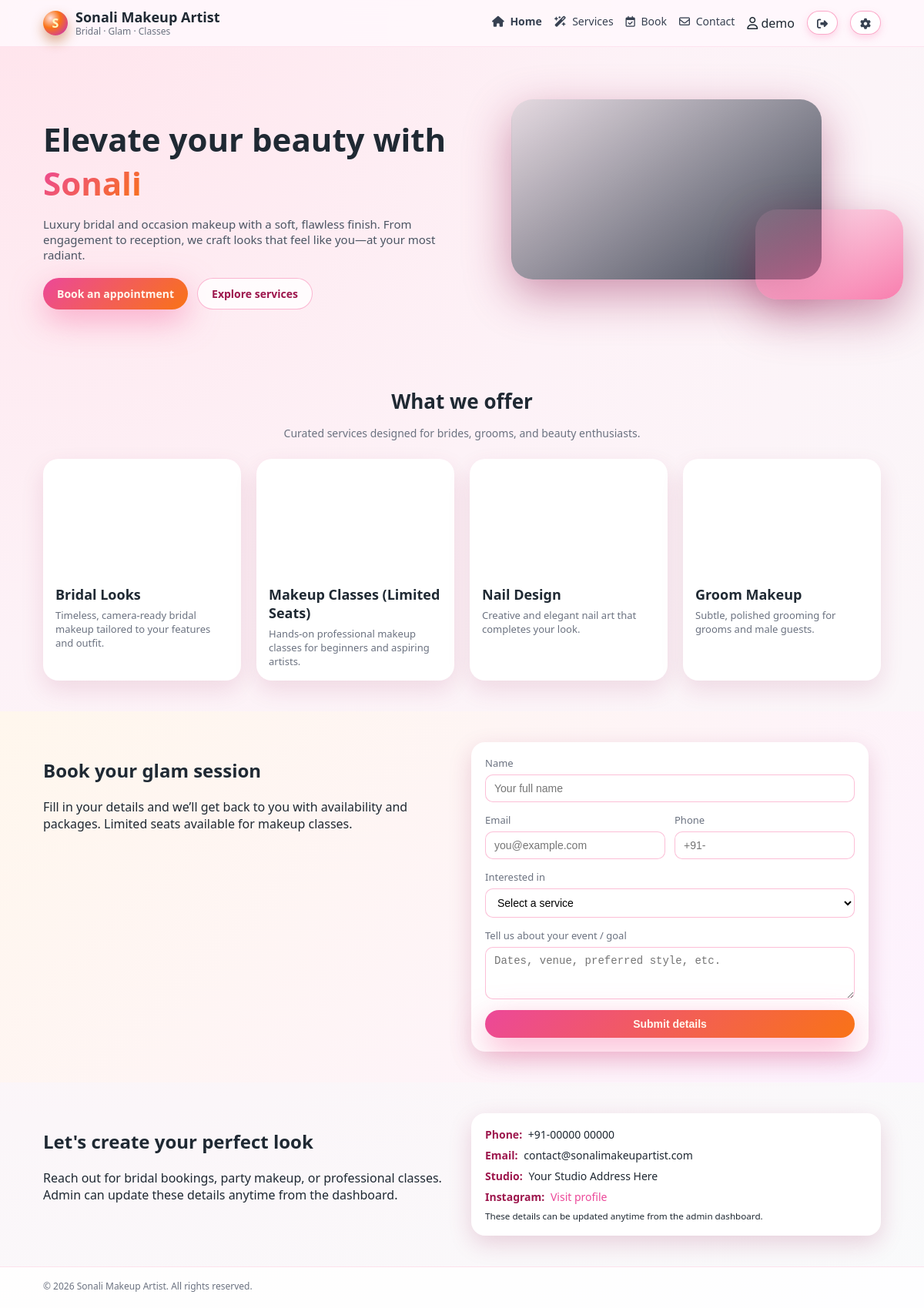
The page /index.php (signed in) on the database its author committed.
### tables this page shows
CREATE TABLE IF NOT EXISTS services (
    id INT AUTO_INCREMENT PRIMARY KEY,
    title VARCHAR(100) NOT NULL,
    description TEXT,
    image_url VARCHAR(255),
    is_active TINYINT(1) DEFAULT 1,
    sort_order INT DEFAULT 0
);

CREATE TABLE IF NOT EXISTS contact_settings (
    id INT AUTO_INCREMENT PRIMARY KEY,
    headline VARCHAR(150) DEFAULT 'Get in touch with Sonali',
    description TEXT,
    phone VARCHAR(50),
    email VARCHAR(100),
    address VARCHAR(255),
    instagram VARCHAR(150),
    updated_at TIMESTAMP DEFAULT CURRENT_TIMESTAMP ON UPDATE CURRENT_TIMESTAMP
);

### index.php (the view, shortened to what this page needs)
<?php
require_once __DIR__ . '/db.php';
$services_stmt = $mysqli->prepare('SELECT id, title, description, image_url FROM services WHERE is_active = 1 ORDER BY sort_order, id');
$services_stmt->execute();
$services_result = $services_stmt->get_result();
$services = $services_result->fetch_all(MYSQLI_ASSOC);
$contact_stmt = $mysqli->prepare('SELECT * FROM contact_settings ORDER BY id LIMIT 1');
$contact_stmt->execute();
$contact = $contact_stmt->get_result()->fetch_assoc();
?>
<!DOCTYPE html>
<html lang="en">
<head>
    <link rel="stylesheet" href="style.css">
    <link rel="stylesheet" href="https://cdnjs.cloudflare.com/ajax/libs/font-awesome/6.5.1/css/all.min.css">
</head>
<body class="site-body">
    <header class="site-header">
        <div class="container">
            <div class="brand">
                <span class="brand-mark">S</span>
                <div class="brand-text">
                    <div class="brand-name">Sonali Makeup Artist</div>
                    <div class="brand-tagline">Bridal · Glam · Classes</div>
                </div>
            </div>
            <nav class="nav">
                <a href="index.php" class="nav-active"><i class="fa-solid fa-house nav-icon"></i> Home</a>
                <a href="services.php"><i class="fa-solid fa-wand-magic-sparkles nav-icon"></i> Services</a>
                <a href="#book"><i class="fa-regular fa-calendar-check nav-icon"></i> Book</a>
                <a href="#contact"><i class="fa-regular fa-envelope nav-icon"></i> Contact</a>
                <span class="nav-user"><i class="fa-regular fa-user"></i> <?= htmlspecialchars($_SESSION['user_username'] ?? '') ?></span>
                <a href="user_logout.php" class="nav-admin"><i class="fa-solid fa-right-from-bracket"></i></a>
                <a href="login.php" class="nav-admin"><i class="fa-solid fa-gear"></i></a>
            </nav>
        </div>
    </header>
    <main>
        <section class="hero">
            <div class="container hero-grid">
                <div class="hero-text">
                    <h1>Elevate your beauty with <span>Sonali</span></h1>
                    <p>
                        Luxury bridal and occasion makeup with a soft, flawless finish.
                        From engagement to reception, we craft looks that feel like you—at your most radiant.
                    </p>
                    <div class="hero-actions">
                        <a href="#book" class="btn-primary">Book an appointment</a>
                        <a href="#services" class="btn-ghost">Explore services</a>
                    </div>
                </div>
                <div class="hero-visual">
                    <div class="hero-card hero-card-main"></div>
                    <div class="hero-card hero-card-secondary"></div>
                </div>
            </div>
        </section>
        <section id="services" class="section">
            <div class="container">
                <div class="section-header">
                    <h2>What we offer</h2>
                    <p>Curated services designed for brides, grooms, and beauty enthusiasts.</p>
                </div>
                <div class="card-grid">
                    <?php foreach ($services as $service): ?>
                        <article class="service-card">
                            <div class="service-image" style="background-image: url('<?=
                                htmlspecialchars($service['image_url'] ?: 'images/placeholder.jpg', ENT_QUOTES)
                            ?>');"></div>
                            <div class="service-body">
                                <h3><?= htmlspecialchars($service['title']) ?></h3>
                                <p><?= htmlspecialchars($service['description']) ?></p>
                            </div>
                        </article>
                    <?php endforeach; ?>
                </div>
            </div>
        </section>
        <section id="book" class="section section-alt">
            <div class="container two-column">
                <div>
                    <h2>Book your glam session</h2>
                    <p>
                        Fill in your details and we’ll get back to you with availability and packages.
                        Limited seats available for makeup classes.
                    </p>
                </div>
                <form class="card form-card" method="post" action="save_user.php">
                    <div class="field">
                        <label for="name">Name</label>
                        <input type="text" id="name" name="name" required placeholder="Your full name">
                    </div>
                    <div class="field-grid">
                        <div class="field">
                            <label for="email">Email</label>
                            <input type="email" id="email" name="email" placeholder="you@example.com">
                        </div>
                        <div class="field">
                            <label for="phone">Phone</label>
                            <input type="text" id="phone" name="phone" placeholder="+91-">
                        </div>
                    </div>
                    <div class="field">
                        <label for="preferred_service">Interested in</label>
                        <select id="preferred_service" name="preferred_service">
                            <option value="">Select a service</option>
                        </select>
                    </div>
                    <div class="field">
                        <label for="message">Tell us about your event / goal</label>
                        <textarea id="message" name="message" rows="3" placeholder="Dates, venue, preferred style, etc."></textarea>
                    </div>
                    <button type="submit" class="btn-primary full-width">Submit details</button>
                </form>
            </div>
        </section>
        <section id="contact" class="section">
            <div class="container two-column">
                <div>
                    <h2><?= htmlspecialchars($contact['headline'] ?? 'Contact Sonali') ?></h2>
                    <p><?= htmlspecialchars($contact['description'] ?? 'Admin can update this section from the dashboard.') ?></p>
                </div>
                <div class="contact-details card">
                    <?php if (!empty($contact['phone'])): ?>
                        <div><span>Phone:</span> <?= htmlspecialchars($contact['phone']) ?></div>
                    <?php endif; ?>
                    <?php if (!empty($contact['email'])): ?>
                        <div><span>Email:</span> <?= htmlspecialchars($contact['email']) ?></div>
                    <?php endif; ?>
                    <?php if (!empty($contact['address'])): ?>
                        <div><span>Studio:</span> <?= htmlspecialchars($contact['address']) ?></div>
                    <?php endif; ?>
                    <?php if (!empty($contact['instagram'])): ?>
                        <div><span>Instagram:</span> <a href="<?= htmlspecialchars($contact['instagram']) ?>" target="_blank" rel="noopener">Visit profile</a></div>
                    <?php endif; ?>
                    <small>These details can be updated anytime from the admin dashboard.</small>
                </div>
            </div>
        </section>
    </main>
    <footer class="site-footer">
        <div class="container">
            <span>© <?= date('Y') ?> Sonali Makeup Artist. All rights reserved.</span>
        </div>
    </footer>
</body>
</html>

### rows shown on the page
services: title "Bridal Looks", description "Timeless, camera-ready bridal makeup tailored to your features and outfit."
services: title "Makeup Classes (Limited Seats)", description "Hands-on professional makeup classes for beginners and aspiring artists."
services: title "Nail Design", description "Creative and elegant nail art that completes your look."
services: title "Groom Makeup", description "Subtle, polished grooming for grooms and male guests."
contact_settings: headline "Let's create your perfect look", description "Reach out for bridal bookings, party makeup, or professional classes. Admin can update these details anytime from the dashboard.", phone "+91-00000 00000", email "contact@sonalimakeupartist.com", address "Your Studio Address Here"

### other values the page prints
$_SESSION['user_username'] "demo"
